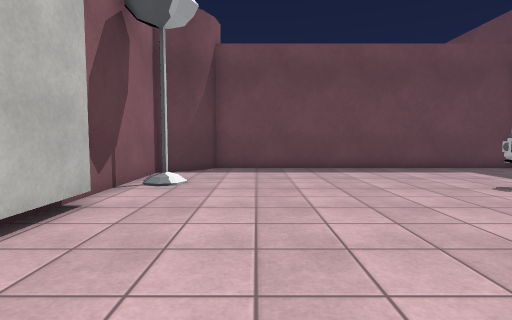
[1] (above)

12 first-person views from a walk through a 3-D level made in the Unity game engine. The camera is 1.2 m above the floor, tilts 4° down and sees 80° across. The floor is counted in squares, 1 m on a side. Each view is taken from the middle of a square. On the plan, view 1 faces up. The plan holds only what a view shows up to about 13 squares ahead; the rest is blank. The place goes on beyond the plan. The player character is not drawn. Some animated figures are left out. Door leaves are left out, so doorways stand open. Some surface patterns are stand-ins.

[2]
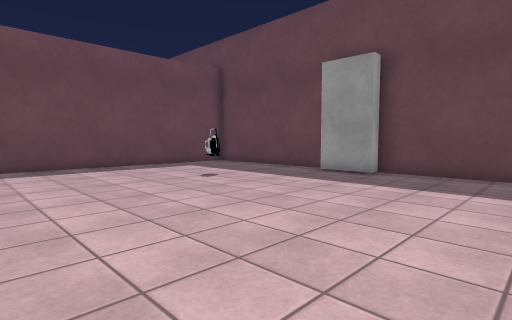

[3]
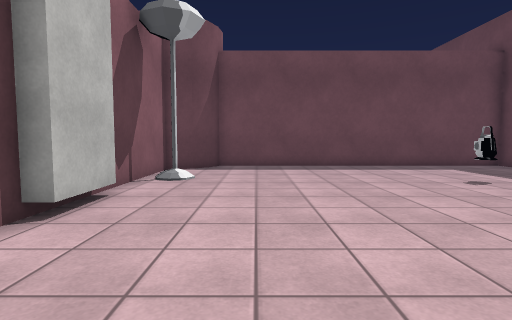

[4]
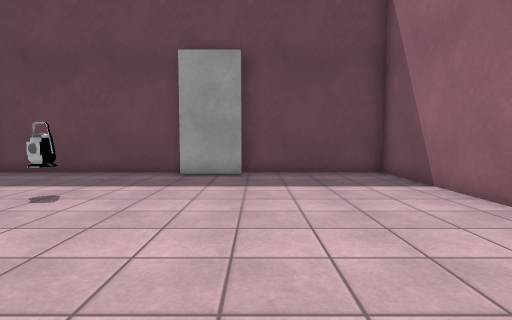

[5]
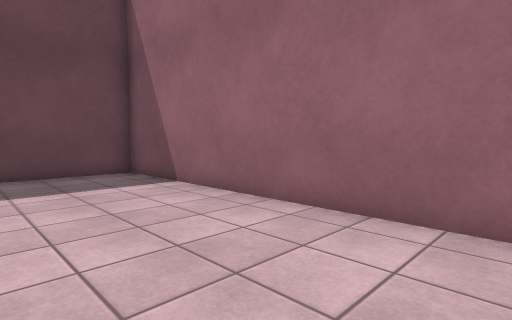

[6]
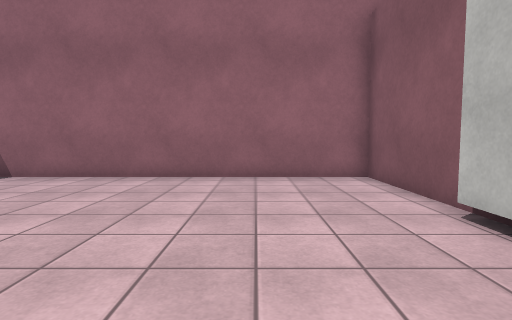

[7]
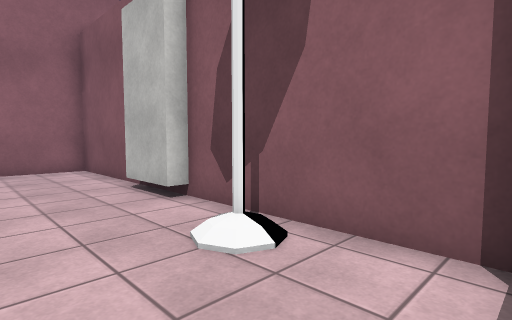

[8]
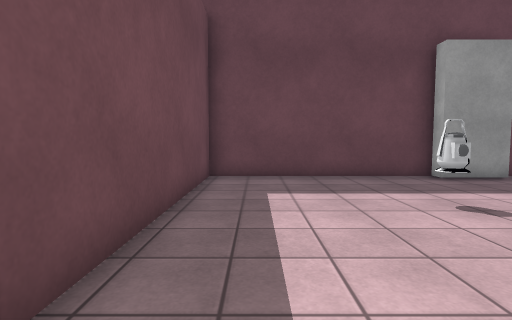

[9]
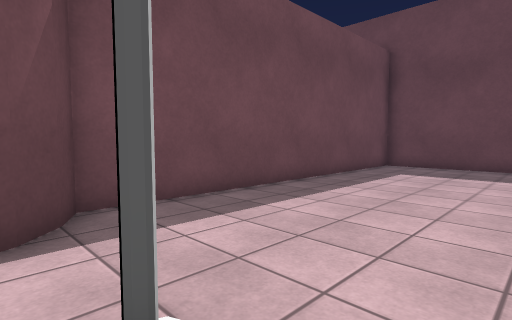

[10]
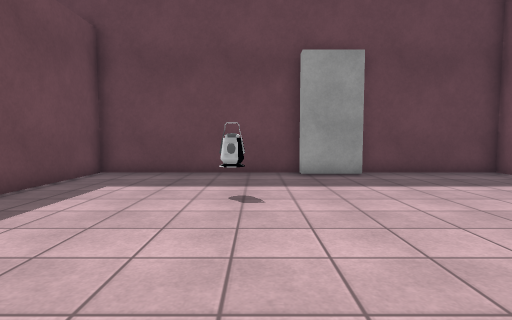

[11]
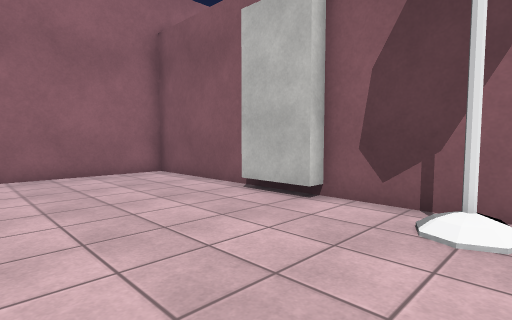

[12]
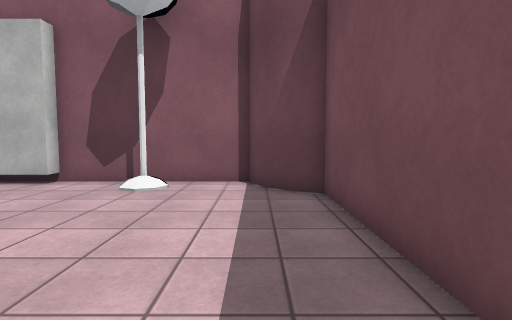

### Floor plan
Points are (right, up) in squares from view 1. A wall is a line through its corners. A room is listed if a view was taken in it or the views show most of it. See-through windows are left out.
Room 1 (views 1, 2, 3, 4, 5, 6, 7, 8, 9, 10, 11, 12)
walls: (10.8, 5.2) (10.8, 12.5) (-1.6, 12.5) (-2, 11.8) (-2.5, 11.2) (-3.2, 10.9); (-3.6, 5.5) (-3, 5.5) (-3, 3.5) (-3.5, 3.5) (-3.5, -1.5) (10.8, -1.5) (10.8, 3.5) (10, 3.5) (10, 5.5) (10.6, 5.5); (-3.5, 10.9) (-3.5, 5)
objects: lamp (-2, 8); other object (6, 7) to (7, 8)

Where each view was taken, in squares from view 1:
view 1: 0 up, 0 right, facing up
view 2: 1 down, 0 right, facing up-right
view 3: 1 down, 0 right, facing up
view 4: 3 up, 0 right, facing right
view 5: 3 up, 0 right, facing down-right
view 6: 8 up, 0 right, facing down
view 7: 11 up, 0 right, facing down-left
view 8: 11 up, 1 right, facing right
view 9: 7 up, 3 left, facing up-right
view 10: 7 up, 0 right, facing right
view 11: 9 up, 2 right, facing down-left
view 12: 11 up, 5 right, facing left
